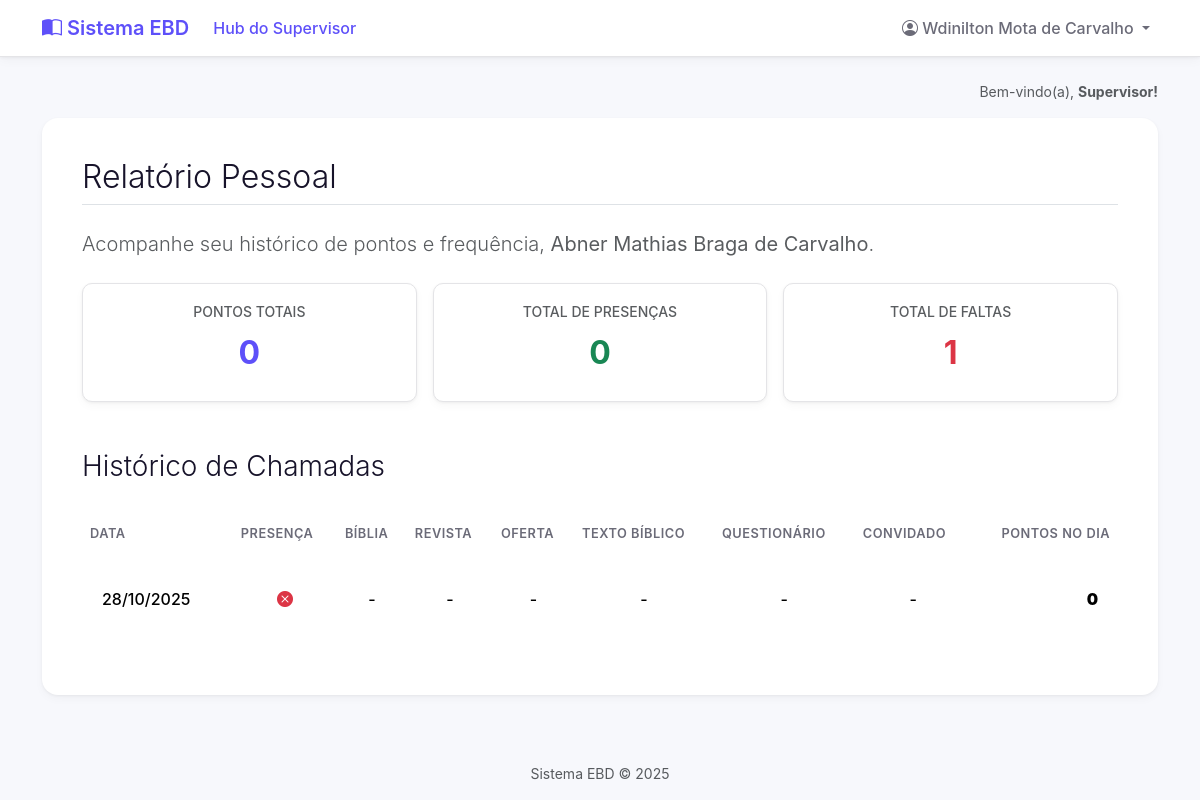
Before: /aluno/1/relatorio/ (signed in) with the older database file.
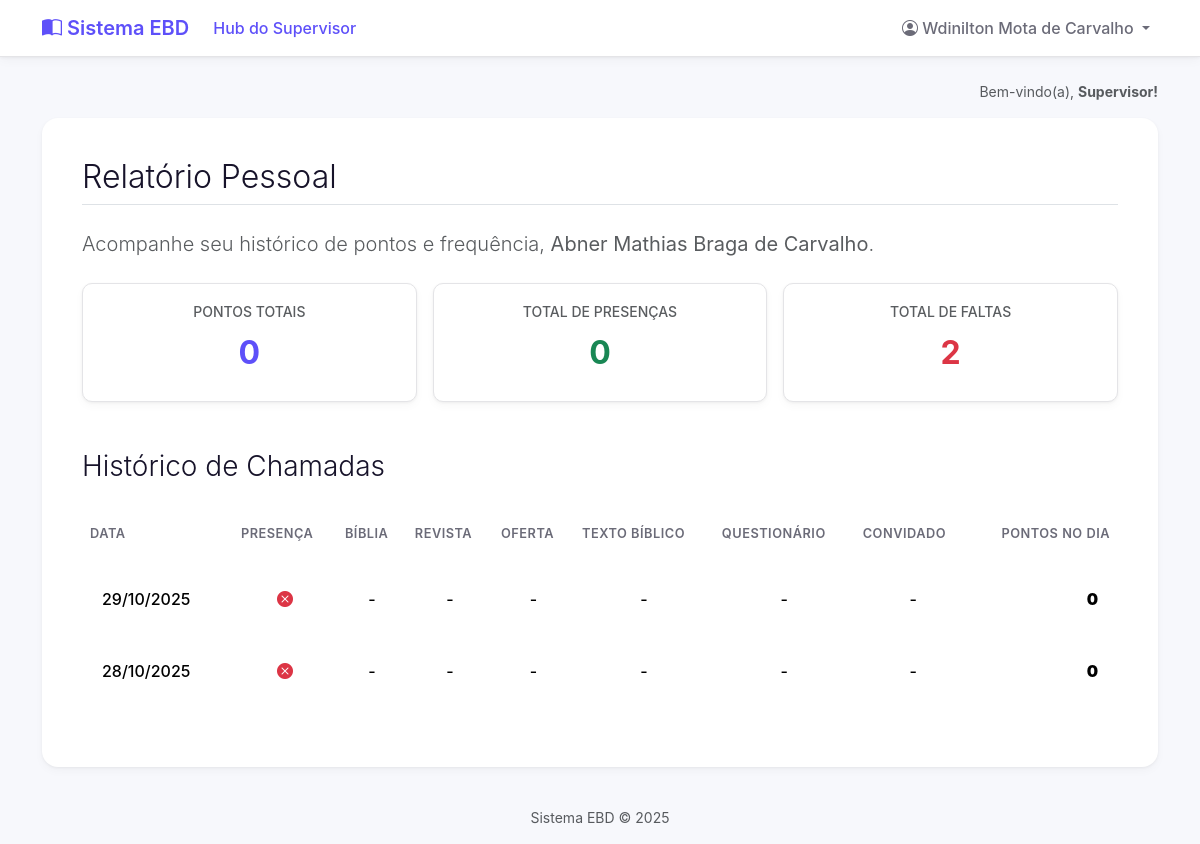
After: the same page with the newer database file.
### core/models.py (models this page shows, shortened)
class RegistroChamada(models.Model):
    chamada = models.ForeignKey(Chamada, on_delete=models.CASCADE, related_name='registros')
    aluno = models.ForeignKey(Aluno, on_delete=models.CASCADE, related_name='registros_de_chamada')
    presenca = models.BooleanField(default=False, verbose_name="Presença")
    biblia = models.BooleanField(default=False, verbose_name="Bíblia")
    versiculo = models.BooleanField(default=False, verbose_name="Texto Bíblico")
    convidado = models.BooleanField(default=False, verbose_name="Convidado")
    oferta = models.BooleanField(default=False, verbose_name="Oferta")
    atividades = models.BooleanField(default=False, verbose_name="Questionário")
    revista = models.BooleanField(default=False, verbose_name="Revista") # <-- ADICIONE ESTA LINHA
    pontos_ganhos = models.IntegerField(default=0)

class Chamada(models.Model):
    turma = models.ForeignKey(Turma, on_delete=models.CASCADE, related_name='chamadas')
    data = models.DateField()
    criado_por = models.ForeignKey(User, on_delete=models.SET_NULL, null=True)
    class Meta:
        unique_together = ('turma', 'data')

### core/views.py (the view)
# urls.py: path('aluno/<int:aluno_id>/relatorio/', views.relatorio_aluno_individual, name='relatorio_aluno_individual'),
@login_required
def relatorio_aluno_individual(request, aluno_id):
    permissores = permissoes_context(request)
    if not permissores['is_supervisor']:
        return HttpResponseForbidden("<h1>Acesso Negado</h1><p>Apenas supervisores podem ver este relatório.</p>")
    aluno = get_object_or_404(Aluno, id=aluno_id)
    registros = RegistroChamada.objects.filter(aluno=aluno).order_by('-chamada__data')
    faltas = registros.filter(presenca=False).count()
    presencas = registros.filter(presenca=True).count()
    contexto = {
        'aluno': aluno,
        'registros': registros,
        'faltas': faltas,
        'presencas': presencas,
        'pontos_totais': aluno.pontos_totais
    }
    return render(request, 'meu_relatorio.html', contexto)

### core/context_processors.py (called while the page is built)
def permissoes_context(request):
    is_professor = False
    is_aluno = False
    is_supervisor = False
    aluno = None
    if request.user.is_authenticated:
        is_supervisor = request.user.groups.filter(name='Supervisores').exists()
        is_professor = request.user.groups.filter(name='Professores').exists()
        try:
            aluno = request.user.aluno
            is_aluno = True
        except:
            is_aluno = False
    return {
        'is_supervisor': is_supervisor,
        'is_professor': is_professor,
        'is_aluno': is_aluno,
        'aluno_global': aluno,
    }

### templates/meu_relatorio.html (shortened to what this page needs)
{% extends 'base.html' %}
{% block content %}
    <h2 class="fw-light border-bottom pb-2 mb-4">Relatório Pessoal</h2>
    <p class="lead text-muted mb-4">
        Acompanhe seu histórico de pontos e frequência, <strong>{{ aluno.nome_completo }}</strong>.
    </p>
    <div class="row g-3 mb-4">
        <div class="col-md-4">
            <div class="card shadow-sm border-0">
                <div class="card-body text-center p-4">
                    <h6 class="card-subtitle mb-2 text-muted text-uppercase small">Pontos Totais</h6>
                    <p class="card-text fs-2 fw-bold" style="color: var(--cor-primaria);">{{ pontos_totais }}</p>
                </div>
            </div>
        </div>
        <div class="col-md-4">
            <div class="card shadow-sm border-0">
                <div class="card-body text-center p-4">
                    <h6 class="card-subtitle mb-2 text-muted text-uppercase small">Total de Presenças</h6>
                    <p class="card-text fs-2 fw-bold text-success">{{ presencas }}</p>
                </div>
            </div>
        </div>
        <div class="col-md-4">
            <div class="card shadow-sm border-0">
                <div class="card-body text-center p-4">
                    <h6 class="card-subtitle mb-2 text-muted text-uppercase small">Total de Faltas</h6>
                    <p class="card-text fs-2 fw-bold text-danger">{{ faltas }}</p>
                </div>
            </div>
        </div>
    </div>
    <h3 class="fw-light mt-5 mb-4">Histórico de Chamadas</h3>
    <div class="table-responsive">
        <table class="table table-hover align-middle">
            <thead>
                <tr>
                    <th>Data</th>
                    <th>Presença</th>
                    <th>Bíblia</th>
                    <th>Revista</th>
                    <th>Oferta</th>
                    <th>Texto Bíblico</th>
                    <th>Questionário</th>
                    <th>Convidado</th>
                    <th class="text-end">Pontos no Dia</th>
                </tr>
            </thead>
            <tbody>
                {% for registro in registros %}
                    <tr>
                        <td>{{ registro.chamada.data|date:"d/m/Y" }}</td>
                        <td class="text-center">{% if registro.presenca %}<i class="bi bi-check-circle-fill text-success"></i>{% else %}<i class="bi bi-x-circle-fill text-danger"></i>{% endif %}</td>
                        <td class="text-center">{% if registro.biblia %}<i class="bi bi-check-lg text-muted"></i>{% else %}-{% endif %}</td>
                        <td class="text-center">{% if registro.revista %}<i class="bi bi-check-lg text-muted"></i>{% else %}-{% endif %}</td>
                        <td class="text-center">{% if registro.oferta %}<i class="bi bi-check-lg text-muted"></i>{% else %}-{% endif %}</td>
                        <td class="text-center">{% if registro.versiculo %}<i class="bi bi-check-lg text-muted"></i>{% else %}-{% endif %}</td>
                        <td class="text-center">{% if registro.atividades %}<i class="bi bi-check-lg text-muted"></i>{% else %}-{% endif %}</td>
                        <td class="text-center">{% if registro.convidado %}<i class="bi bi-check-lg text-muted"></i>{% else %}-{% endif %}</td>
                        <td class="text-end fw-bold"><strong>{{ registro.pontos_ganhos }}</strong></td>
                    </tr>
                {% empty %}
                    <tr>
                        <td colspan="9">Nenhum registro encontrado.</td>
                    </tr>
                {% endfor %}
            </tbody>
        </table>
    </div>
{% endblock %}

Changed rows visible on the page:
added RegistroChamada: chamada.data "29/10/2025", presenca False (drawn), pontos_ganhos "0"
Other visible differences:
{{ faltas }}: "1" → "2"
